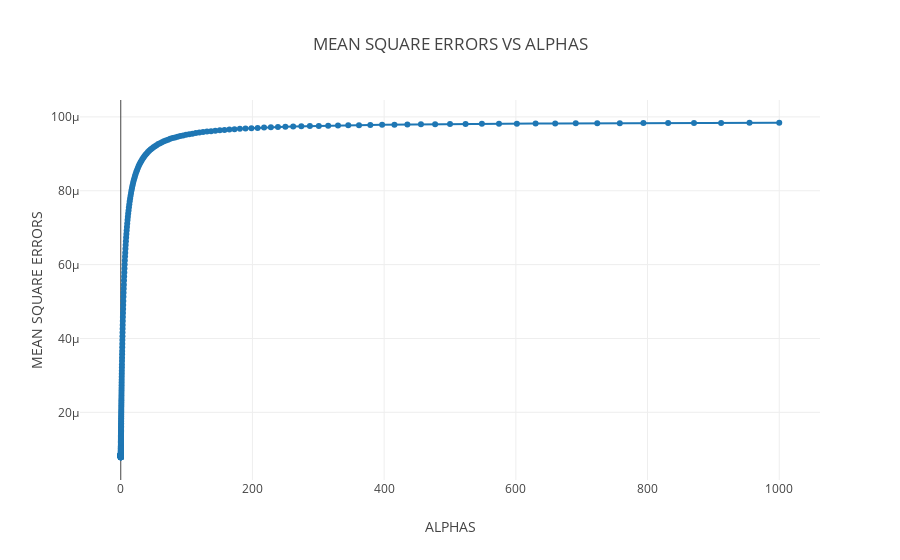

Notebook code cell kept with this figure:
### Markdown cell above
## MEAN ERROR VS ALPHA ##

### Code cell
data = []
p = go.Scatter(x= alphas, y=mean_errors, mode='lines+markers', name='Mean Error', hoverinfo='name', line=dict(shape='linear'))
data.append(p)        
layout = dict(
    title='MEAN SQUARE ERRORS VS ALPHAS',
    xaxis=dict(
        title='ALPHAS'
    ),
    yaxis=dict(
        title='MEAN SQUARE ERRORS'
    ),
    legend=dict(
        traceorder='reversed',
        font=dict(size=16)
    )
)
fig = dict(data=data, layout=layout)
plot.iplot(fig, filename='MEANERROR_VS_APLHA_PLANETARY')

### Figure 1 — Plotly figure (JSON) as saved in the notebook; plotly's stock layout.template omitted (floating-point values rounded to 4 significant figures; data arrays with more than 128 entries replaced by an {"elided": "..."} marker saying what was removed)
{"data": [{"hoverinfo": "name", "line": {"shape": "linear"}, "mode": "lines+markers", "name": "Mean Error", "type": "scatter", "x": {"elided": "300 float values"}, "y": {"elided": "300 float values"}}], "layout": {"legend": {"font": {"size": 16}, "traceorder": "reversed"}, "title": "MEAN SQUARE ERRORS VS ALPHAS", "xaxis": {"title": "ALPHAS"}, "yaxis": {"title": "MEAN SQUARE ERRORS"}}}
